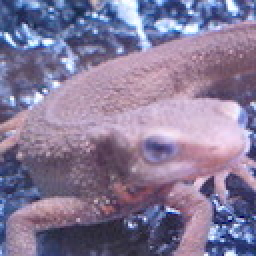
#> input picture Question_41_50/imori.jpg, 128 x 128 px, found by its file name (shown 2 times larger)
$ python prac_66.py   (older library calls are emulated)
#> lines starting #> are read from the running program, lines starting #| are printed output that depends on the picture
import cv2
import numpy as np
from matplotlib import pyplot as plt

img = cv2.imread('Question_41_50\imori.jpg')
#> img is the input picture: shape (128, 128, 3); mean B, G, R 152.8, 121.8, 134.1

def hog(img):
    H,W,C = img.shape
    gray = cv2.cvtColor(img, cv2.COLOR_BGR2GRAY)
    img_pad = np.pad(gray,(1,1),'edge')

    gx = img_pad[1:H+1,2:] - img_pad[1:H+1, :W]
    gy = img_pad[2:,1:W+1] - img_pad[:H, 1:W+1]
    gx[gx == 0] = 1e-6

    mag = np.sqrt(gx**2 + gy**2) / 255.
    ang = np.arctan(gy / gx)

    ang[ang < 0] = np.pi / 2 + ang[ang < 0] + np.pi / 2

    # quantization 量子化する
    ang_quantized = np.zeros_like(ang, dtype=np.int)

    # quantization base
    d = np.pi / 9

    # quantization
    for i in range(9):
        ang_quantized[np.where((ang >= d * i) & (ang <= d * (i + 1)))] = i

    return mag, ang_quantized


# get gradient histogram
def gradient_histogram(gradient_quantized, magnitude, N=8):
    # get shape
    H, W = magnitude.shape
    # get cell num
    cell_N_H = H // N
    cell_N_W = W // N
    histogram = np.zeros((cell_N_H, cell_N_W, 9), dtype=np.float32)
    # each pixel
    for y in range(cell_N_H):
        for x in range(cell_N_W):
            for j in range(N):
                for i in range(N):
                    histogram[y, x, gradient_quantized[y * 4 + j, x * 4 + i]] += magnitude[y * 4 + j, x * 4 + i]

    return histogram

mag , ang_quantized = hog(img)
#> in hog, `img_pad = np.pad(gray,(1,1),'edge')`:
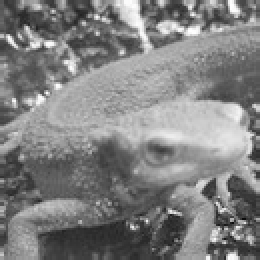
#> img_pad: shape (130, 130) (shown 2 times larger); min 11, max 254, mean 128.5
#> in hog, `gx = img_pad[1:H+1,2:] - img_pad[1:H+1, :W]`:
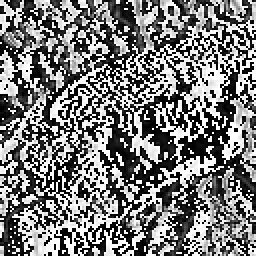
#> gx: shape (128, 128) (shown 2 times larger); min 0, max 255, mean 122.4
#> in hog, `gy = img_pad[2:,1:W+1] - img_pad[:H, 1:W+1]`:
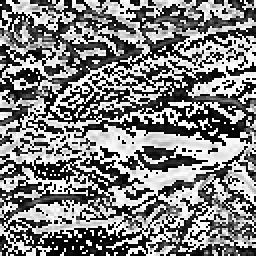
#> gy: shape (128, 128) (shown 2 times larger); min 0, max 255, mean 128.5
#> in hog, `mag = np.sqrt(gx**2 + gy**2) / 255.`:
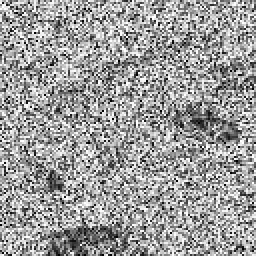
#> mag: shape (128, 128) float16 (shown 2 times larger); min 0, max 0.0624, mean 0.0384; drawn with min black and max white
#> in hog, `ang = np.arctan(gy / gx)`:
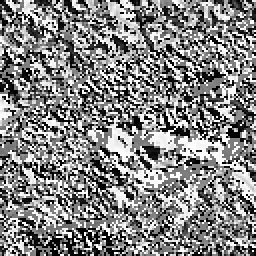
#> ang: shape (128, 128) float64 (shown 2 times larger); 0.11% of the values are NaN or infinite; the others: min 0, max 1.57, mean 0.816; drawn with min black, max white, NaN and infinite black

# Write gradient magnitude to file
_mag = (mag / mag.max() * 255).astype(np.uint8)

cv2.imshow("out_mag.jpg", _mag)

# Write gradient angle to file
H, W, C = img.shape
#> H = 128; W = 128; C = 3
out = np.zeros((H, W, 3), dtype=np.uint8)

# define color
C = [[255, 0, 0], [0, 255, 0], [0, 0, 255], [255, 255, 0], [255, 0, 255], [0, 255, 255],
    [127, 127, 0], [127, 0, 127], [0, 127, 127]]

# draw color
for i in range(9):
    out[ang_quantized == i] = C[i]

# 4. Gradient histogram
histogram = gradient_histogram(ang_quantized, mag)
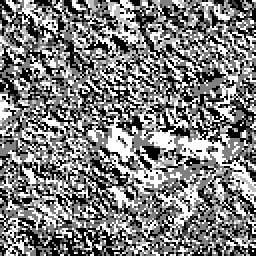
#> ang_quantized: shape (128, 128) int64 (shown 2 times larger); min 0, max 4, mean 1.99; drawn with min black and max white


# write histogram to file
for i in range(9):
    plt.subplot(3,3,i+1)
    # plt.imshow(histogram[..., i])
    plt.axis('off')
    plt.xticks(color="None")
    plt.yticks(color="None")

# plt.show()
#result
cv2.imshow('result', out)
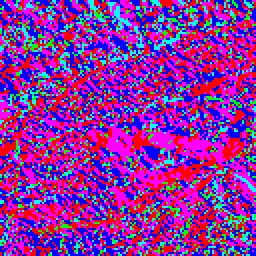
#> window 'result': shape (128, 128, 3) (shown 2 times larger); mean B, G, R 164.5, 41.8, 140.8
cv2.waitKey(0)
cv2.destroyAllWindows()

$ run again, with Question_41_50/thorino.jpg copied over Question_41_50/imori.jpg
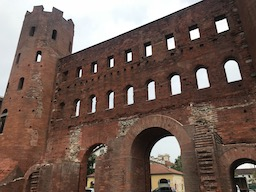
#> input picture Question_41_50/thorino.jpg, 256 x 192 px, found by its file name
#> img is the input picture: shape (192, 256, 3); mean B, G, R 85.6, 94.3, 114.5
#> `histogram = gradient_histogram(ang_quantized, mag)`:
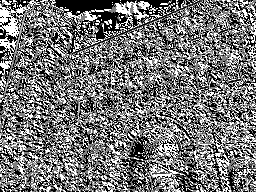
#> ang_quantized: shape (192, 256) int64; min 0, max 4, mean 1.86; drawn with min black and max white
#> `cv2.imshow('result', out)`:
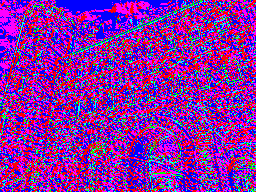
#> window 'result': shape (192, 256, 3); mean B, G, R 164.9, 35.6, 137.1
